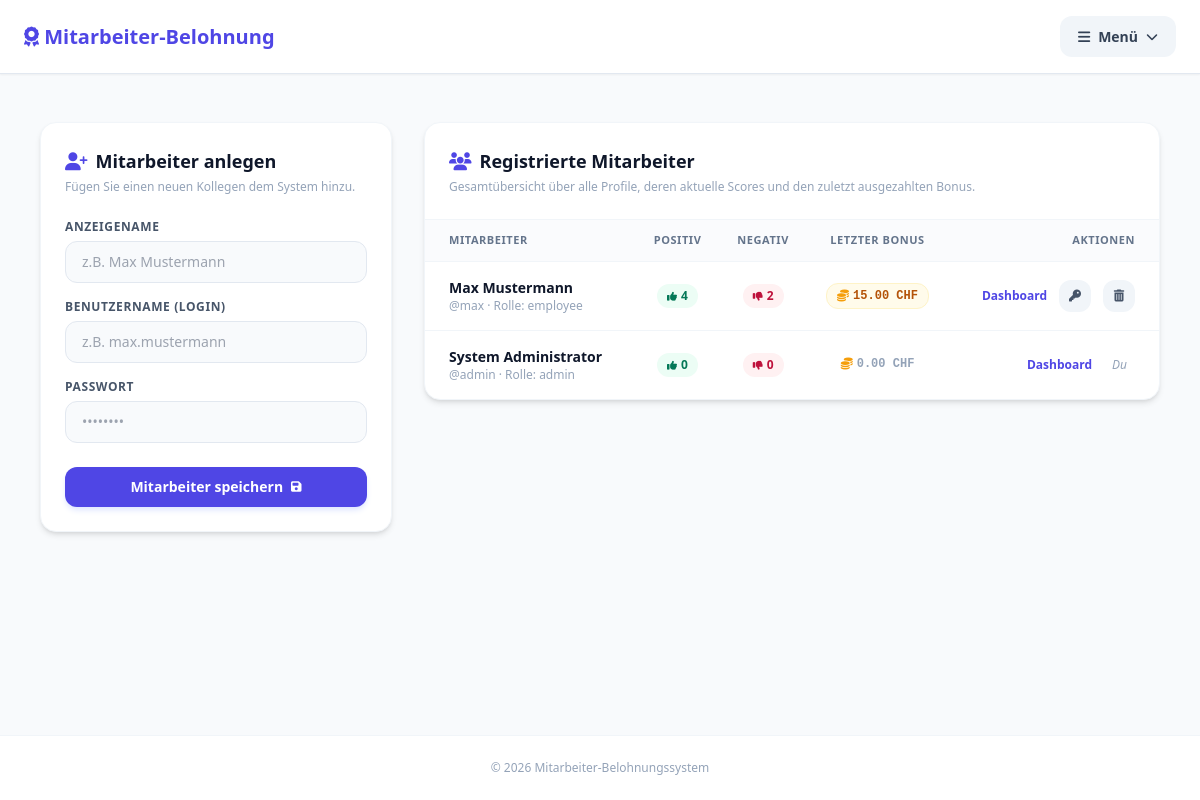
The app's page /admin (signed in) with its own data.
### models.py (models this page shows)
class Employee(Base):
    __tablename__ = "employees"
    id = Column(Integer, primary_key=True, index=True)
    name = Column(String, unique=True, index=True)
    username = Column(String, unique=True, index=True)
    password_hash = Column(String)
    positive_score = Column(Integer, default=0)
    negative_score = Column(Integer, default=0)
    role = Column(String, default="employee")  # admin oder employee
    tickets = relationship("JobTicket", back_populates="employee")
    history = relationship("MonthlyHistory", back_populates="employee", order_by="MonthlyHistory.year_month")

### main.py (the view)
@app.get("/admin", response_class=HTMLResponse)
def admin_page(request: Request, db: Session = Depends(get_db), success: str = None, error: str = None):
    try:
        u_id = get_current_user_id(request)
    except:
        return RedirectResponse(url="/login", status_code=status.HTTP_303_SEE_OTHER)
    current_user = db.query(models.Employee).filter_by(id=u_id).first()
    if not current_user or current_user.role != "admin":
        raise HTTPException(status_code=403)
    all_employees = db.query(models.Employee).all()
    employees_with_bonus = []
    for emp in all_employees:
        latest_history = db.query(models.MonthlyHistory)\
                           .filter_by(employee_id=emp.id)\
                           .order_by(models.MonthlyHistory.year_month.desc())\
                           .first()
        emp.last_month_bonus = latest_history.bonus_chf if latest_history else 0.0
        employees_with_bonus.append(emp)
    return templates.TemplateResponse(
        request=request,
        name="admin.html",
        context={
            "current_user": current_user,
            "employees": employees_with_bonus,
            "success": success,
            "error": error
        }
    )

### templates/admin.html (shortened to what this page needs)
{% extends "base.html" %}
{% block content %}
<main class="max-w-6xl w-full mx-auto px-4 py-8 grid md:grid-cols-3 gap-8">
    <div class="md:col-span-1 flex flex-col gap-6">
        <div class="bg-white border border-slate-100 shadow-md rounded-2xl p-6">
            <h2 class="text-lg font-bold text-slate-900 mb-1 flex items-center gap-2">
                <i class="fa-solid fa-user-plus text-indigo-600"></i> Mitarbeiter anlegen
            </h2>
            <p class="text-xs text-slate-400 mb-6 font-medium">Fügen Sie einen neuen Kollegen dem System hinzu.</p>
            <form action="/create_user" method="post" class="flex flex-col gap-4">
                <div class="flex flex-col gap-1.5">
                    <label class="text-xs font-bold text-slate-600 uppercase tracking-wider">Anzeigename</label>
                    <input type="text" name="name" required placeholder="z.B. Max Mustermann" class="block w-full rounded-xl border border-slate-200 bg-slate-50 px-4 py-2.5 text-slate-800 focus:border-indigo-500 focus:bg-white focus:outline-none text-sm transition font-medium">
                </div>
                <div class="flex flex-col gap-1.5">
                    <label class="text-xs font-bold text-slate-600 uppercase tracking-wider">Benutzername (Login)</label>
                    <input type="text" name="username" required placeholder="z.B. max.mustermann" class="block w-full rounded-xl border border-slate-200 bg-slate-50 px-4 py-2.5 text-slate-800 focus:border-indigo-500 focus:bg-white focus:outline-none text-sm transition font-medium">
                </div>
                <div class="flex flex-col gap-1.5">
                    <label class="text-xs font-bold text-slate-600 uppercase tracking-wider">Passwort</label>
                    <input type="password" name="password" required placeholder="••••••••" class="block w-full rounded-xl border border-slate-200 bg-slate-50 px-4 py-2.5 text-slate-800 focus:border-indigo-500 focus:bg-white focus:outline-none text-sm transition font-medium">
                </div>
                <button type="submit" class="w-full bg-indigo-600 hover:bg-indigo-700 text-white font-bold py-2.5 px-4 rounded-xl transition shadow-md shadow-indigo-100 text-sm flex items-center justify-center gap-2 mt-2">
                    Mitarbeiter speichern <i class="fa-solid fa-floppy-disk text-xs"></i>
                </button>
            </form>
        </div>
    </div>
    <div class="md:col-span-2">
        <div class="bg-white border border-slate-100 shadow-md rounded-2xl overflow-hidden">
            <div class="p-6 border-b border-slate-100">
                <h2 class="text-lg font-bold text-slate-900 flex items-center gap-2">
                    <i class="fa-solid fa-users text-indigo-600"></i> Registrierte Mitarbeiter
                </h2>
                <p class="text-xs text-slate-400 mt-1 font-medium">Gesamtübersicht über alle Profile, deren aktuelle Scores und den zuletzt ausgezahlten Bonus.</p>
            </div>
            {% if not employees %}
            <div class="p-12 text-center text-slate-400">
                <i class="fa-solid fa-folder-open text-3xl mb-3 block text-slate-300"></i>
                <p class="text-sm font-medium">Noch keine Mitarbeiter registriert.</p>
            </div>
            {% else %}
            <div class="overflow-x-auto">
                <table class="w-full text-left border-collapse">
                    <thead>
                        <tr class="bg-slate-50/70 border-b border-slate-100 text-[11px] font-bold text-slate-500 uppercase tracking-wider">
                            <th class="px-6 py-3">Mitarbeiter</th>
                            <th class="px-4 py-3 text-center">Positiv</th>
                            <th class="px-4 py-3 text-center">Negativ</th>
                            <th class="px-4 py-3 text-center">Letzter Bonus</th>
                            <th class="px-6 py-3 text-right">Aktionen</th>
                        </tr>
                    </thead>
                    <tbody class="divide-y divide-slate-100 text-sm font-medium text-slate-700">
                        {% for emp in employees %}
                        <tr class="hover:bg-slate-50/50 transition-colors">
                            <td class="px-6 py-4">
                                <div class="font-bold text-slate-900">{{ emp.name }}</div>
                                <div class="text-xs text-slate-400 font-normal">@{{ emp.username }} &middot; Rolle: {{ emp.role }}</div>
                            </td>
                            <td class="px-4 py-4 text-center">
                                <span class="inline-flex items-center gap-1 bg-emerald-50 text-emerald-700 px-2.5 py-1 rounded-full text-xs font-bold">
                                    <i class="fa-solid fa-thumbs-up text-[10px]"></i> {{ emp.positive_score if emp.positive_score is not none else 0 }}
                                </span>
                            </td>
                            <td class="px-4 py-4 text-center">
                                <span class="inline-flex items-center gap-1 bg-rose-50 text-rose-700 px-2.5 py-1 rounded-full text-xs font-bold">
                                    <i class="fa-solid fa-thumbs-down text-[10px]"></i> {{ emp.negative_score if emp.negative_score is not none else 0 }}
                                </span>
                            </td>
                            <td class="px-4 py-4 text-center font-mono font-bold text-slate-900 text-xs">
                                <span class="inline-flex items-center gap-1 {% if emp.last_month_bonus > 0 %}bg-amber-50 text-amber-700 px-2.5 py-1 rounded-xl border border-amber-100{% else %}text-slate-400{% endif %}">
                                    <i class="fa-solid fa-coins text-amber-500"></i> {{ "%.2f"|format(emp.last_month_bonus) }} CHF
                                </span>
                            </td>
                            <td class="px-6 py-4 text-right">
                                <div class="flex items-center justify-end gap-3">
                                    <a href="/dashboard/{% if emp.id %}{{ emp.id }}{% endif %}" class="text-xs font-bold text-indigo-600 hover:text-indigo-800 transition whitespace-nowrap">
                                        Dashboard
                                    </a>
                                    {% if emp.id != current_user.id %}
                                    <button onclick="openAdminResetModal('{{ emp.id }}', '{{ emp.name }}')" class="w-8 h-8 rounded-xl bg-slate-100 hover:bg-indigo-50 text-slate-600 hover:text-indigo-600 flex items-center justify-center transition cursor-pointer" title="Passwort neu setzen">
                                        <i class="fa-solid fa-key text-xs"></i>
                                    </button>
                                    <form action="/admin/delete_user/{{ emp.id }}" method="post" onsubmit="return confirm('Mitarbeiter {{ emp.name }} wirklich unwiderruflich löschen?');" class="inline">
                                        <button type="submit" class="w-8 h-8 rounded-xl bg-slate-100 hover:bg-rose-50 text-slate-600 hover:text-rose-600 flex items-center justify-center transition cursor-pointer" title="Mitarbeiter löschen">
                                            <i class="fa-solid fa-trash-can text-xs"></i>
                                        </button>
                                    </form>
                                    {% else %}
                                    <span class="text-xs text-slate-400 italic px-2">Du</span>
                                    {% endif %}
                                </div>
                            </td>
                        </tr>
                        {% endfor %}
                    </tbody>
                </table>
            </div>
            {% endif %}
        </div>
    </div>
</main>
{% endblock %}

### records on screen
Employee: name "Max Mustermann", username "max", role "employee", positive_score "4", negative_score "2", last_month_bonus "15.00"
Employee: name "System Administrator", username "admin", role "admin", positive_score "0", negative_score "0", last_month_bonus "0.00", shows "Du"
